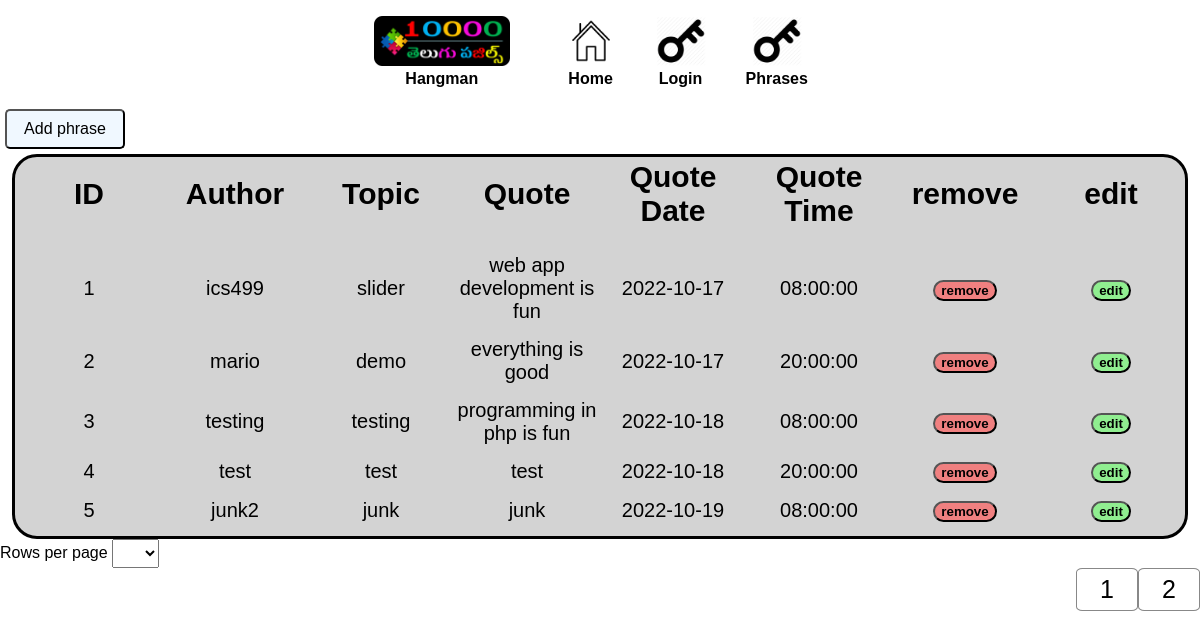
Before: /phrases.php with the older database file.
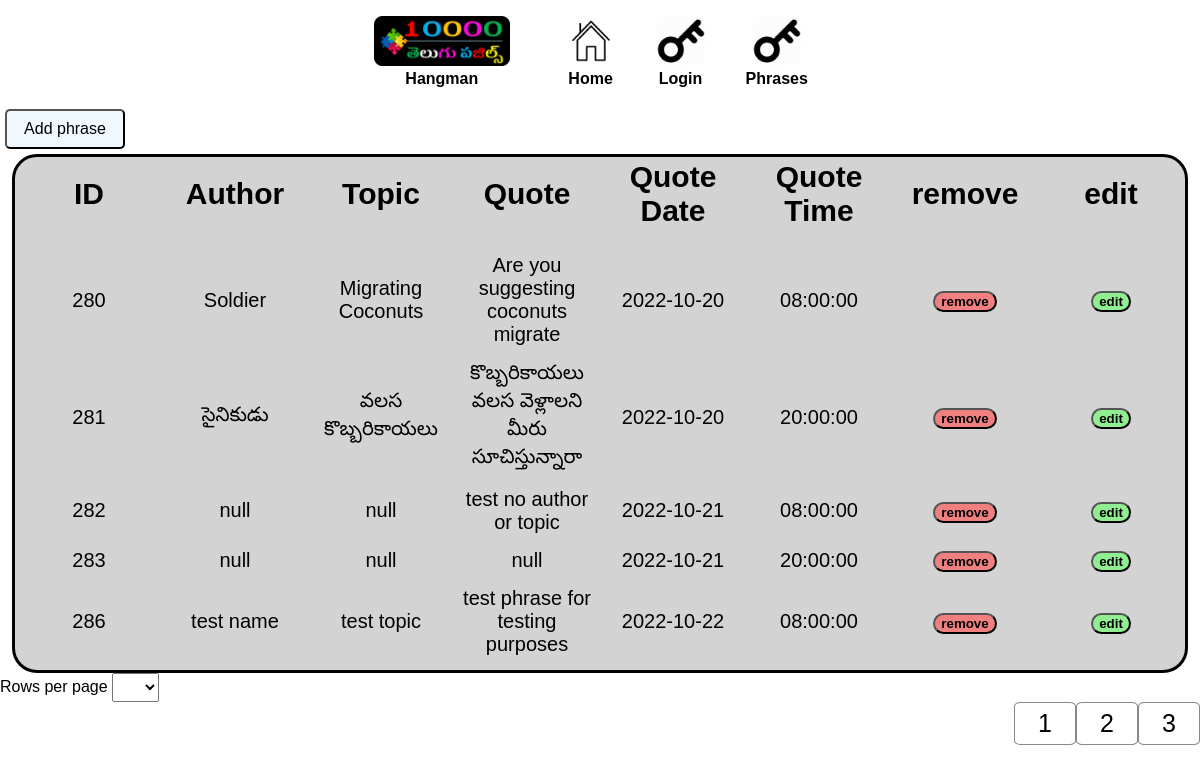
After: the same page with the newer database file.
### tables this page shows
CREATE TABLE `quote_table` (
  `id` int(5) NOT NULL,
  `author` varchar(50) DEFAULT NULL,
  `topic` varchar(50) DEFAULT NULL,
  `quote` varchar(300) NOT NULL,
  `quote_date` date NOT NULL,
  `quote_time` time NOT NULL
);

### phrases.php (the view, shortened to what this page needs)
 <?php
    include('nav.php');
    if (isset($_GET["page"])){
        $current_page = $_GET["page"];
    }
    else{
        $current_page = 1;
    }
    if (isset($_GET["per_page"])){
        $rows_per_page = $_GET["per_page"];
    }
    else{
        $rows_per_page = 5;
    }
    $conn = mysqli_connect(DB_SERVER, DB_USER, DB_PASS, DB_NAME);
 ?>
<!DOCTYPE html>
<html lang="en">
<head>
    <link rel="stylesheet" href="./css/hangman_style.css" />
</head>
<body>
    <div class="button-div">
    <button class="add-phrase-button"><a href='addPhrase.php'> Add phrase </a></button>
    </div>
    <table class="phrase_table">
        <tr class="table_title">
            <th> ID </th>
            <th> Author </th>
            <th> Topic </th>
            <th> Quote </th>
            <th> Quote Date </th>
            <th> Quote Time </th>
            <th> remove </th>
            <th> edit </th>
        </tr>
        <?php
            $start_from = ($current_page-1) * $rows_per_page;
            $sql = "select * from quote_table limit $start_from,$rows_per_page";
            $resultlog = mysqli_query($conn, $sql);
            while($row = mysqli_fetch_array($resultlog))
            {
                echo "<tr class='table_data'>";
                echo "<td>" . $row['id'] . "</td>";
                echo "<td>" . $row['author'] . "</td>";
                echo "<td>" . $row['topic'] . "</td>";
                echo "<td>" . $row['quote'] . "</td>";
                echo "<td>" . $row['quote_date'] . "</td>";
                echo "<td>" . $row['quote_time'] . "</td>";
                echo "<form method='POST' action=''>";
                echo "<td> <button type='submit' name='removeQuote' value= '".$row['id']."'> remove </button> </td>";
                echo "</form>";
                echo '<td> <button type="button" name="editQuote" onclick="openForm('.$row['id'].')"> edit </button> </td>';
                echo "</tr>";
                    ?>
            <?php
            }
            ?>
    </table>
    Rows per page
    <select onchange="location = value;">
        <option value = "none" selected disabled hidden> <?php $rows_per_page ?> </option>
        <option value="phrases.php?per_page=5"> 5 </value>
    </select>
    <?php
        $sql = "select * from quote_table";
        $resultlog = mysqli_query($conn, $sql);
        $total_rows = mysqli_num_rows($resultlog);
        $total_pages = ceil($total_rows/$rows_per_page);
        echo "<div class='page_link_div'>";
            if ($total_pages > 1){
                echo "<a href='phrases.php?page=".$current_page ."&per_page=".$rows_per_page."' class=page_link_button>" . $current_page . "</a>";
                if ($current_page+1 <= $total_pages){
                    echo "<a href='phrases.php?page=".$current_page+1 ."&per_page=".$rows_per_page."' class=page_link_button>" . $current_page+1 . "</a>";
                }
                if ($current_page+2 <= $total_pages){
                    echo "<a href='phrases.php?page=".$current_page+2 ."&per_page=".$rows_per_page."' class=page_link_button>" . $current_page+2 . "</a>";
                }
            }
        echo "</div>";
    ?>
</body>

### nav.php (shortened to what this page needs)
<!DOCTYPE html>
<html lang="en">
<head>
    <link rel="stylesheet" href="./css/mainStylesheet.css">
</head>
<body>
    <nav>
        <ul class="nav-list">
            <a href="index.php">
                <li class="logo">
                    <img src="./images/app_logo.png" alt="">
                    <br>
                    Hangman
                </li>
            </a>
            <a href="index.php">
                <li class="hangman-logo">
                    <img src="./images/home.png" alt="">
                    <br>
                    Home
                </li>
            </a>
            <a href="index.php">
                <li>
                    <img src="./images/login.png" alt="">
                    <br>
                    Login
                </li>
            </a>
            <a href="phrases.php">
                <li>
                    <img src="./images/login.png" alt="">
                    <br>
                    Phrases
                </li>
            </a>
        </ul>
    </nav>
</body>
</html>

### css/mainStylesheet.css (style rules this page uses)
body { margin: 0; padding: 0; box-sizing: border-box; }
nav { margin-left: 374px; display: flex; }
nav ul.nav-list { display: flex; gap: 40px; list-style: none; align-items: center; padding: 0; }
.nav-list li { text-align: center; }
nav img { max-height: 50px; max-width: 210px; clear: both; }
.logo { margin-right: 1em; }
nav a { text-decoration: none; color: #000; font-weight: 600; }

### css/hangman_style.css (style rules this page uses)
body { font: 1em sans-serif; margin: 0; padding: 0; box-sizing: border-box; }
.button-div { display: flex; justify-content: space-between; padding: 5px; }
.add-phrase-button { height: 40px; width: 120px; border-radius: 5px; background-color:aliceblue; font-size: medium; }
a { text-decoration: none; color: black; }
table { table-layout:fixed; width:98%; border: solid 3px black; border-radius: 25px; background-color: lightgrey; }
tr { text-align: center; }
td { padding-bottom: 1%; }
th { padding-bottom: 2%; }
.phrase_table { margin-left: auto; margin-right: auto; }
.table_title { font-size: 30px; }
.table_data { font-size: 20px; }
select { padding: 5px; display: inline-block; }
.page_link_button { font-size: 25px; display: inline-block; width: 4%; text-align: center; border: solid 1px #888; border-radius: 10%; justify-content: center; text-decoration: none; color: black; padding: .5%; }
.page_link_div { display: block; margin-right: 0; margin-left: auto; text-align: right; }
[name="removeQuote"] { background-color:lightcoral; border-radius: 2em; font-weight: 600; }
[name="editQuote"] { background-color:lightgreen; border-radius: 2em; font-weight: 600; }

Changed rows visible on the page:
removed quote_table: id "1", author "ics499", topic "slider", quote "web app development is fun", quote_date "2022-10-17", quote_time "08:00:00"
removed quote_table: id "2", author "mario", topic "demo", quote "everything is good", quote_date "2022-10-17", quote_time "20:00:00"
removed quote_table: id "3", author "testing", topic "testing", quote "programming in php is fun", quote_date "2022-10-18", quote_time "08:00:00"
removed quote_table: id "4", author "test", topic "test", quote "test", quote_date "2022-10-18", quote_time "20:00:00"
removed quote_table: id "5", author "junk2", topic "junk", quote "junk", quote_date "2022-10-19", quote_time "08:00:00"
added quote_table: id "280", author "Soldier", topic "Migrating Coconuts", quote "Are you suggesting coconuts migrate", quote_date "2022-10-20", quote_time "08:00:00"
added quote_table: id "281", author "సైనికుడు", topic "వలస కొబ్బరికాయలు", quote "కొబ్బరికాయలు వలస వెళ్లాలని మీరు సూచిస్తున్నారా", quote_date "2022-10-20", quote_time "20:00:00"
added quote_table: id "282", author "null", topic "null", quote "test no author or topic", quote_date "2022-10-21", quote_time "08:00:00"
added quote_table: id "283", author "null", topic "null", quote "null", quote_date "2022-10-21", quote_time "20:00:00"
added quote_table: id "286", author "test name", topic "test topic", quote "test phrase for testing purposes", quote_date "2022-10-22", quote_time "08:00:00"
Other visible differences:
$current_page+2: (not shown) → "3"
